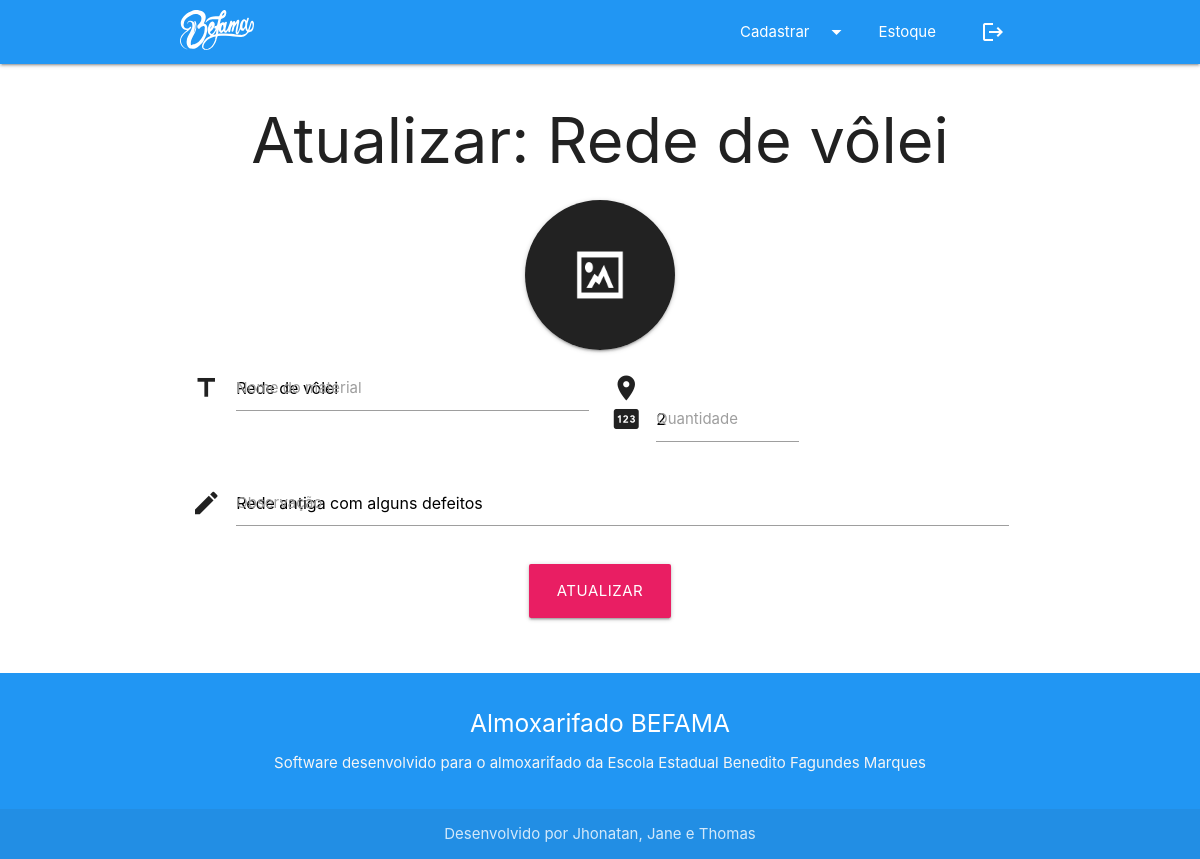
The page /view/editMaterial.php?id=30 (signed in) on the database its author committed.
### tables this page shows
CREATE TABLE IF NOT EXISTS `material` (
  `id` int(11) NOT NULL AUTO_INCREMENT,
  `nome` varchar(255) NOT NULL,
  `local` varchar(255) NOT NULL,
  `qtd` int(11) NOT NULL,
  `obs` varchar(255) NOT NULL,
  `imagem` varchar(255) NOT NULL,
  PRIMARY KEY (`id`)
);

### view/editMaterial.php (the view, shortened to what this page needs)
<?php
include_once '../App/db_connect.php';
if (isset($_GET['id'])) :
    $id = mysqli_escape_string($connect, $_GET['id']);
    $sql = "SELECT * FROM material WHERE id = '$id'";
    $resultado = mysqli_query($connect, $sql);
    $dados = mysqli_fetch_array($resultado);
endif;
?>
<div class="container">
    <div class="row">
        <h1 class="center-align">Atualizar: <?php echo $dados['nome']; ?></h1>
        <img class="circle materialboxed z-depth-1 img-edit" src="../upload/<?php echo $imagem = (file_exists('../upload/' . $dados['imagem'])) ? $dados['imagem'] : 'default.png'; ?>" alt="">
        <form class="col s12" action="../App/material/update.php" method="POST" enctype="multipart/form-data">
            <div class="row">
                <div class="input-field col s12 m6">
                    <i class="material-icons prefix">title</i>
                    <input id="nome" name="nome" type="text" class="validate" value="<?php echo $dados['nome']; ?>">
                    <label for="nome">Nome do material</label>
                </div>
                <div class="input-field col s12 m6">
                    <i class="material-icons prefix">place</i>
                </div>
                <div class="input-field col s12 m3">
                    <i class="material-icons prefix">pin</i>
                    <input id="qty" name="qty" type="number" class="validate" value="<?php echo $dados['qtd']; ?>" min="1">
                    <label for="qty">Quantidade</label>
                </div>
                <div class="input-field col s12 m12">
                    <i class="material-icons prefix">edit</i>
                    <input id="obs" name="obs" type="text" class="validate" value="<?php echo $dados['obs']; ?>">
                    <label for="obs">Observação</label>
                </div>
                <div class="input-field col s12 m12 center">
                    <button type="submit" name="btn-editar-material" class="waves-effect waves-light btn-large pink">Atualizar</button>
                </div>
            </div>
        </form>
    </div>
</div>

### rows shown on the page
material: nome "Rede de vôlei", qty "2", obs "Rede antiga com alguns defeitos"
